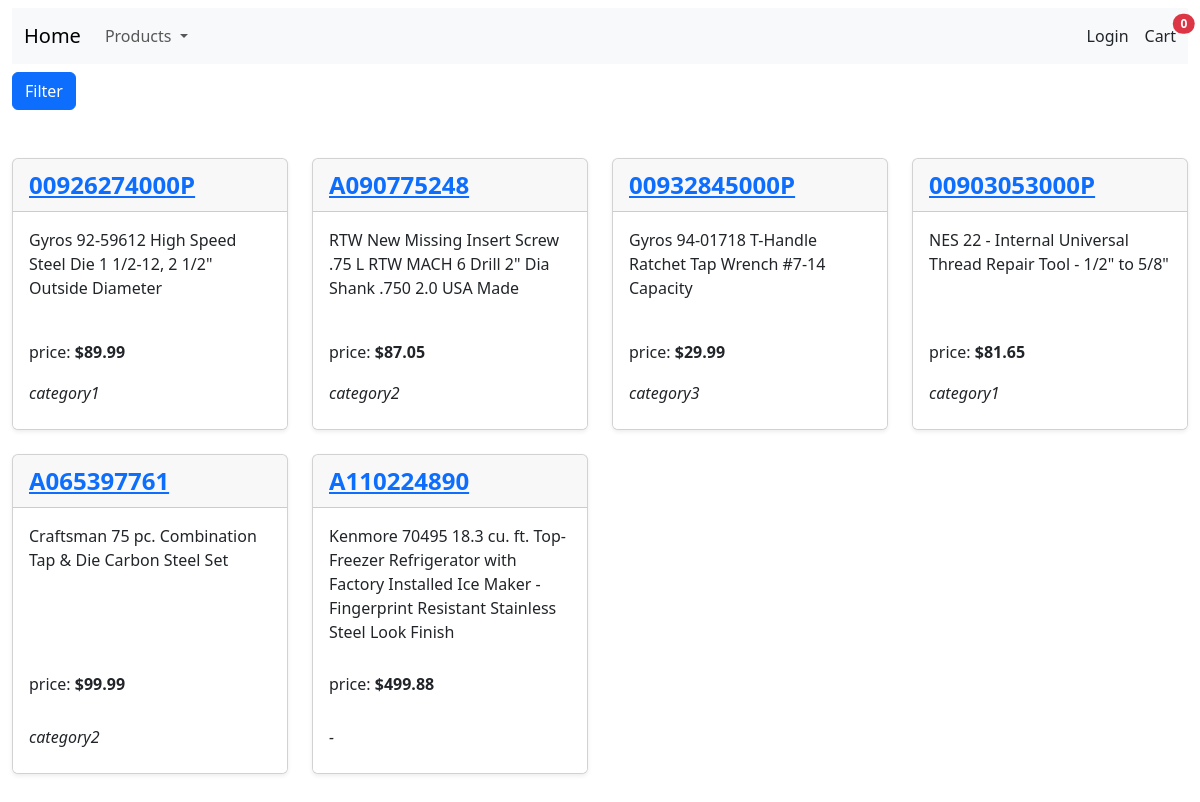
The page / on the database its author committed.
### apps/product/models.py (models this page shows, shortened)
class Product(models.Model):
    id = models.CharField(max_length=12, primary_key=True)
    brand_name = models.CharField(max_length=100)
    name = models.CharField(max_length=255)
    main_image_url = models.CharField(max_length=255)
    description = models.TextField()
    url = models.CharField(max_length=255)
    regular_price = models.DecimalField(max_digits=10, decimal_places=2)
    sale_price = models.DecimalField(max_digits=10, decimal_places=2)
    default_seller_id = models.CharField(max_length=12)
    store_id = models.IntegerField()
    tags = models.ManyToManyField(
        'Tag',
        blank=True,
        related_name='products',
    )
    categories = models.ForeignKey(
        'Category',
        on_delete=models.SET_NULL,
        null=True,
        blank=True,
        related_name='products'
    )

class Category(models.Model):
    name = models.CharField(max_length=100, unique=True)

### apps/product/views.py (the view, shortened to what this page needs)
# urls.py: path("", ProductListView.as_view(), name="index"),
class ProductListView(generic.ListView):
    CATEGORIES_KEY = 'categories'
    CATEGORY_CHOICES_KEY = 'select_categories'
    model = Product
    template_name = 'product/index.html'
    context_object_name = 'products'
    def get_context_data(self, *, object_list=None, **kwargs):
        context = super().get_context_data(object_list=object_list, **kwargs)
        categories = Category.objects.all()
        context[self.CATEGORIES_KEY] = categories
        select_categories = self.request.GET.getlist(self.CATEGORY_CHOICES_KEY)
        if len(select_categories) > 0:
            ids = list(map(int, select_categories))
            products = Product.objects.filter(categories__in=ids)
            context[self.context_object_name] = products
            context[self.CATEGORY_CHOICES_KEY] = ids
        return context

### templates/product/index.html (shortened to what this page needs)
{% extends 'base.html' %}
{% block base %}
    <button id="aaa" class="btn btn-primary" type="button" data-bs-toggle="offcanvas" data-bs-target="#offcanvasWithBothOptions"
            aria-controls="offcanvasWithBothOptions">Filter
    </button>
    <div class="row row-cols-1 row-cols-sm-2 row-cols-md-3 row-cols-lg-4 g-4 py-5">
        {% if products %}
            {% for product in products %}
                <div class="col d-flex align-items-start">
                    <div class="card shadow-sm h-100">
                        <div class="d-flex justify-content-between card-header fw-bold mb-0 fs-4 text-body-emphasis">
                            <a class="">{{ product.id }}</a>
                        </div>
                        <div class="card-body">
                            <p class="h-75">{{ product.name }}</p>
                            <p>price: <span class="fw-bold">${{ product.sale_price }}</span></p>
                        </div>
                        <div class="card-footer border-white bg-white">
                            <p>
                                <span class="fs-6 fw-light fst-italic">
                                {% if product.categories %}
                                    {{ product.categories.name }}
                                {% else %}
                                    -
                                {% endif %}
                            </span>
                            </p>
                        </div>
                    </div>
                </div>
            {% endfor %}
        {% endif %}
    </div>
{% endblock %}

### templates/base.html (shortened to what this page needs)
{% load static %}
<!DOCTYPE html>
<html lang="en">
<head>
    <link href="/static/bootstrap/v5.3/css/bootstrap.min.css" rel="stylesheet">
    <link href="/static/bootstrap/v5.3/font/bootstrap-icons.min.css" rel="stylesheet">
</head>
<body>
<div class="container-fluid">
    {% include "navigation.html" %}
</div>
<div class="container-fluid" id="base">
    {% block base %}
    {% endblock %}
</div>
</body>
</html>

### templates/navigation.html (shortened to what this page needs)
<nav class="navbar navbar-expand-lg bg-body-tertiary my-2" id="navbar">
    <div class="container-fluid">
        <a class="navbar-brand" href="{% url 'index' %}">Home</a>
        <div class="collapse navbar-collapse" id="navbarNavDropdown">
            <ul class="navbar-nav">
                <li class="nav-item dropdown">
                    <a class="nav-link dropdown-toggle" href="#" role="button" data-bs-toggle="dropdown"
                       aria-expanded="false">
                        Products
                    </a>
                </li>
            </ul>
        </div>
        <div class="d-flex ">
            {% if request.user.is_authenticated %}
                <a class="navbar-text fw-bold mx-2">{{ user.username }}</a>
                <div class="navbar-text justify-content-center">
                    <a class="bi bi-box-arrow-left me-3" href="{% url 'logout' %}" title="Logout"></a>
                </div>
            {% else %}
                <a class="nav-link active me-3" href="{% url 'login' %}">Login</a>
            {% endif %}
        </div>
        <div class="d-flex">
            <a type="button" class="nav-link" href="{% url 'cart:index' %}">
                Cart
                <span class="ms-2 position-absolute top-25 start-75 translate-middle badge rounded-pill bg-danger">
                    {{ request.session.session_key.cart_key|length }}
              </span>
            </a>
        </div>
    </div>
</nav>

### rows shown on the page
Product: id "00926274000P", name "Gyros 92-59612 High Speed Steel Die 1 1/2-12, 2 1/2\" Outside Diameter", sale_price "89.99", categories.name "category1"
Product: id "A090775248", name "RTW New Missing Insert Screw .75 L RTW MACH 6 Drill 2\" Dia Shank .750 2.0 USA Made", sale_price "87.05", categories.name "category2"
Product: id "00932845000P", name "Gyros 94-01718 T-Handle Ratchet Tap Wrench #7-14 Capacity", sale_price "29.99", categories.name "category3"
Product: id "00903053000P", name "NES 22 - Internal Universal Thread Repair Tool - 1/2\" to 5/8\"", sale_price "81.65", categories.name "category1"
Product: id "A065397761", name "Craftsman 75 pc. Combination Tap & Die Carbon Steel Set", sale_price "99.99", categories.name "category2"
Product: id "A110224890", name "Kenmore 70495 18.3 cu. ft. Top-Freezer Refrigerator with Factory Installed Ice Maker - Fingerprint Resistant Stainless Steel Look Finish", sale_price "499.88"

### other values the page prints
{{ request.session.session_key.cart_key|length }} "0"
